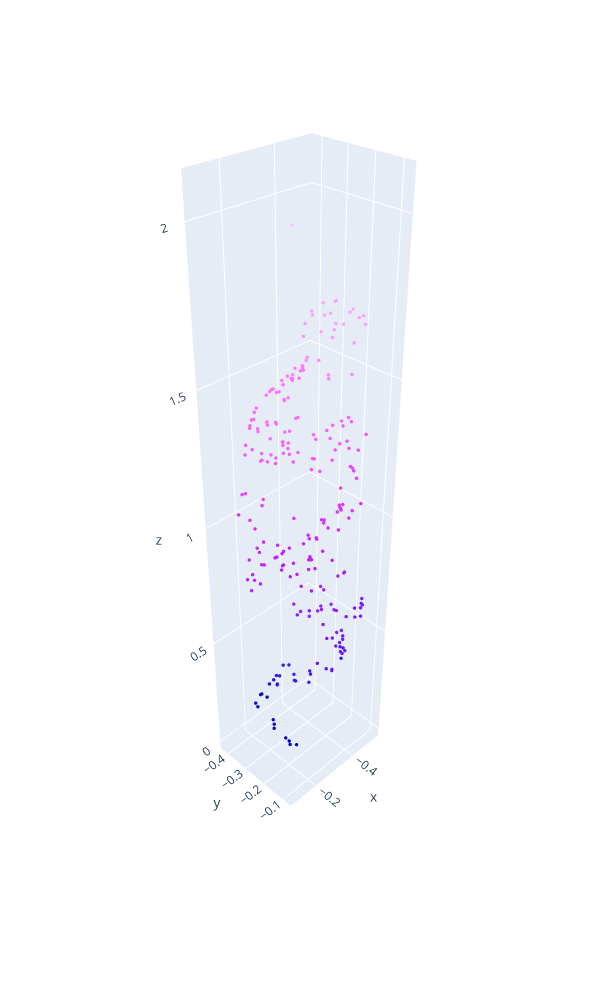

Notebook cell for this chart:
### Code cell
utils.plot_arr(np.append(visible_points, camera.reshape(1, 3), axis = 0))

### Figure 1 — Plotly figure (JSON) as saved in the notebook; plotly's stock layout.template omitted (floating-point values rounded to 4 significant figures; data arrays with more than 128 entries replaced by an {"elided": "..."} marker saying what was removed)
{"data": [{"marker": {"color": {"elided": "240 float values"}, "colorscale": [[0, "#0508b8"], [0.08333, "#1910d8"], [0.1667, "#3c19f0"], [0.25, "#6b1cfb"], [0.3333, "#981cfd"], [0.4167, "#bf1cfd"], [0.5, "#dd2bfd"], [0.5833, "#f246fe"], [0.6667, "#fc67fd"], [0.75, "#fe88fc"], [0.8333, "#fea5fd"], [0.9167, "#febefe"], [1, "#fec3fe"]], "showscale": false, "size": 2}, "mode": "markers", "type": "scatter3d", "x": {"elided": "240 float values"}, "y": {"elided": "240 float values"}, "z": {"elided": "240 float values"}}], "layout": {"height": 1000, "scene": {"aspectmode": "data", "camera": {"eye": {"x": 2.5, "y": 2.5, "z": 2.5}}}, "width": 600}}
